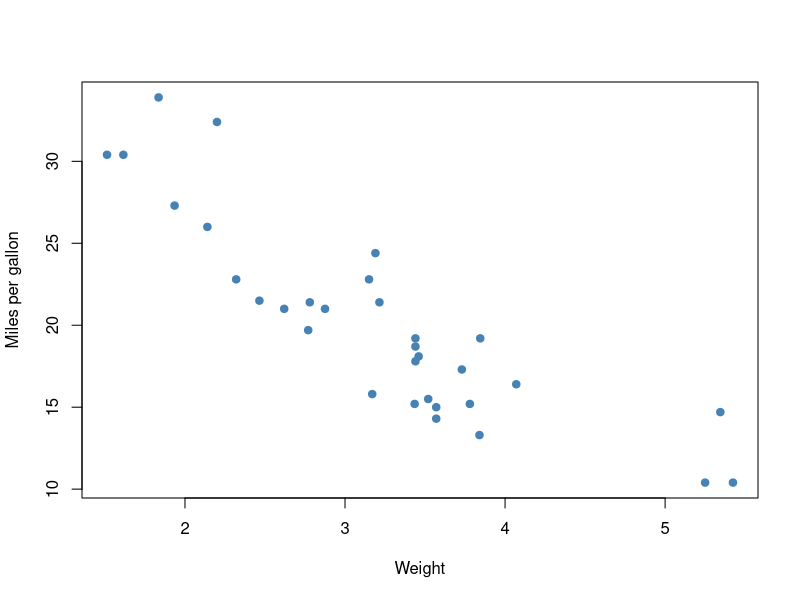

Generate this figure with R:
## ---- chunk 1
#| echo: true
library(tidyverse)
# Your R analysis
mtcars %>%  head(5) %>%  knitr::kable(format = "pipe")
## ---- chunk 2
#include: false
#| echo: true
library(dplyr)
avgMPG <- mtcars %>% summarise(avg_mpg = mean(mpg))

bestCar <- mtcars %>% filter(mpg == max(mpg)) %>% rownames_to_column(var='car')  %>% select(car, mpg)

typst_content <- c(  '#import "typst-functions.typ": task-box',  "",  sprintf( '#task-box([Result generated by R])[Average MPG: *%.1f*. Highest-MPG car: *%s*.]',    avgMPG,  bestCar  ))

writeLines(typst_content, "generated-result.typ")
## ---- chunk 3
#| include: false

png("mtcars-plot.png", width = 1000, height = 650, res = 130)
plot(  mtcars$wt,  mtcars$mpg,  pch = 19,  col = "steelblue",  xlab = "Weight",  ylab = "Miles per gallon")

dev.off()
